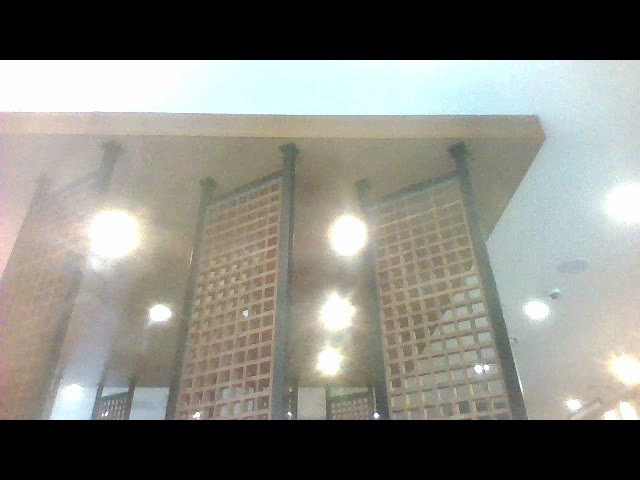
//> input picture opencv_ex5/opencv_ex5/background.png, 640 x 480 px
$ ./opencv_ex5   (built with g++ and OpenCV 4)
//> lines starting //> are read from the running program, lines starting //| are printed output that depends on the picture; after the words box and inside, x2 and y2 are one past the last pixel; in counts of white or black regions, pixels touching at a corner belong together
/*
// 블렌딩

#include <opencv2/opencv.hpp>
#include <iostream>

using namespace cv;
using namespace std;

int main()
{
    Mat img1, img2;

    double alpha = 0.0;
    double beta = 1.0;

    while (alpha <= 1.0)
    {
        img1 = imread("beach.png", IMREAD_COLOR);
        img2 = imread("cat.png", IMREAD_COLOR);

        Mat dst;
        addWeighted(img1, alpha, img2, beta, 0, dst);       // 블랜딩

        cout << alpha << " " << beta << endl;

        imshow("dst", dst);
        waitKey(0);

        alpha = alpha + 0.1;
        beta = beta - 0.1;
    }

    return 0;
}

*/

///*
// 차영상

#include <opencv2/opencv.hpp>

using namespace cv;

int main()
{
    Mat img_background, img_object;
    img_background = imread("background.png", IMREAD_GRAYSCALE);
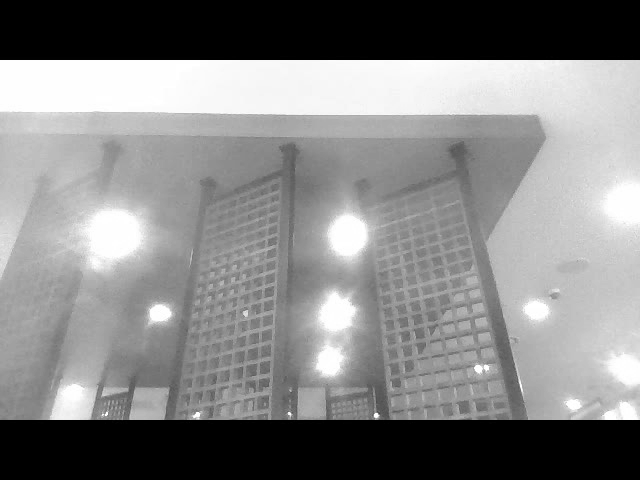
//> img_background: 480 rows x 640 cols, CV_8UC1; min 0, max 255, mean 132.5
    img_object = imread("object.png", IMREAD_GRAYSCALE);
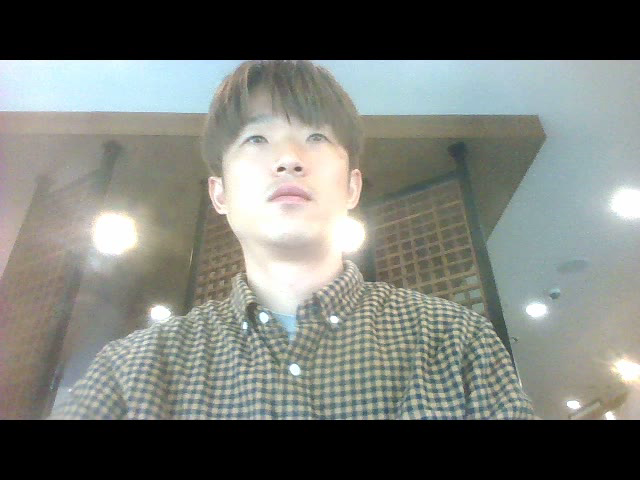
//> input picture opencv_ex5/opencv_ex5/object.png, 640 x 480 px
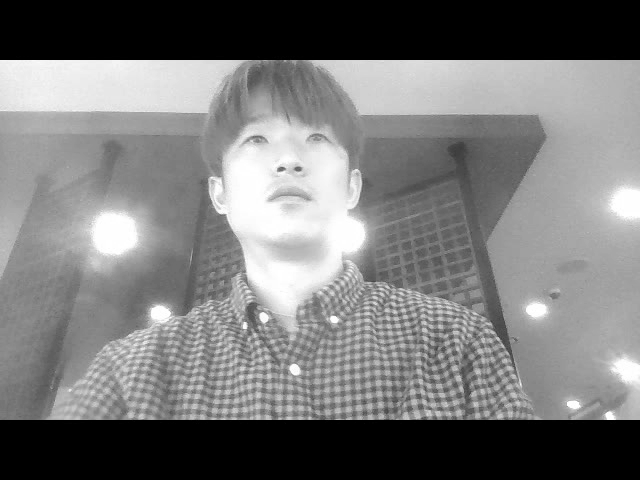
//> img_object: 480 rows x 640 cols, CV_8UC1; min 0, max 255, mean 120.1

    Mat img_sub;
    subtract(img_object, img_background, img_sub);          // 차영상 생성
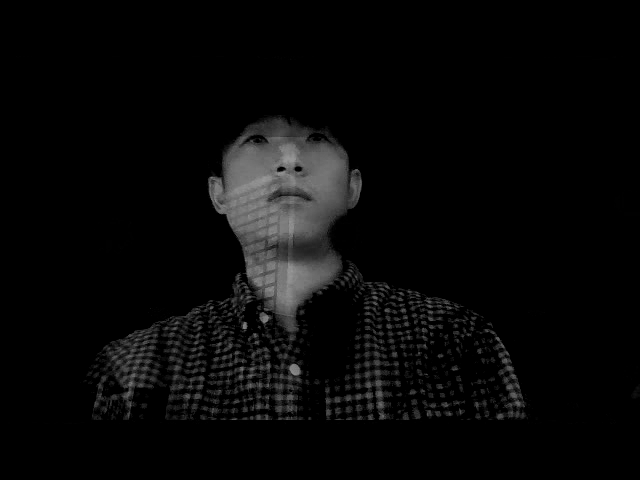
//> img_sub: 480 rows x 640 cols, CV_8UC1; min 0, max 155, mean 8.6

    Mat img_binary;
    threshold(img_sub, img_binary, 50, 255, THRESH_BINARY);
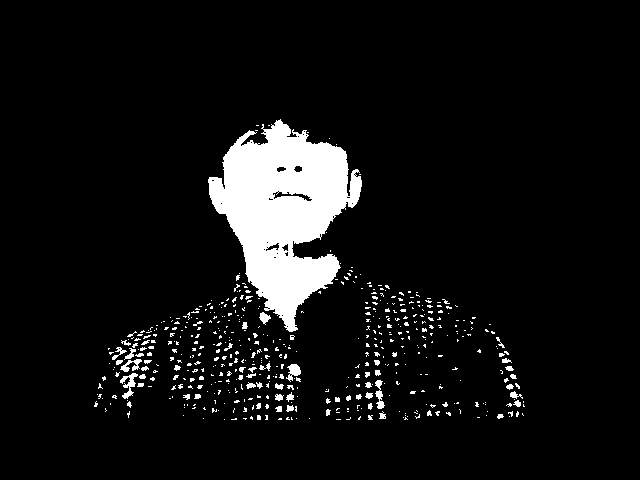
//> img_binary: 480 rows x 640 cols, CV_8UC1; 7.3% white; 530 white regions (473 under 20 px), largest, box (x1, y1, x2, y2) and area: (208, 119, 362, 332) 17250, (120, 373, 138, 399) 196, (286, 364, 301, 382) 147

    imshow("background", img_background);
    imshow("object", img_object);
    imshow("sub", img_sub);
    imshow("binary", img_binary);
    waitKey(0);

    return 0;
}

//*/

/*
// 이미지 비트 연산

#include <opencv2/opencv.hpp>

using namespace cv;

int main()
{
    Mat img_logo, img_background;
    img_logo = imread("logo.png", IMREAD_COLOR);
    img_background = imread("sky.png", IMREAD_COLOR);

    Mat img_gray;                                           // 로고 이미지 grayscale 변환
    cvtColor(img_logo, img_gray, COLOR_BGR2GRAY);

    Mat img_mask;                                           // 로고 이미지 이진화
    threshold(img_gray, img_mask, 200, 255, THRESH_BINARY);

    Mat img_mask_inv;                                       // 이진화된 로고 이미지 반전
    bitwise_not(img_mask, img_mask_inv);

    int height = img_logo.rows;
    int width = img_logo.cols;

    Mat img_roi(img_background, Rect(0, 0, width, height));

    Mat img1, img2;
    bitwise_and(img_logo, img_logo, img1, img_mask_inv);    // 로고 이미지에서 배경 제거
    bitwise_and(img_roi, img_roi, img2, img_mask);          // 배경 이미지에서 로고 영역 제거

    Mat dst;
    add(img1, img2, dst);                                   // 두 이미지 합성

    dst.copyTo(img_background(Rect(0, 0, width, height)));  // 배경 이미지에 합성 이미지 카피

    imshow("background", img_background);
    // imshow("logo", img_logo);
    // imshow("img_mask_inv", img_mask_inv);
    // imshow("img_mask", img_mask);
    // imshow("img1", img1);
    // imshow("img2", img2);
    // imshow("dst", dst);
    waitKey(0);
}

*/

/*
// 관심 영역 설정

#include <opencv2/opencv.hpp>

using namespace cv;

int main()
{
    Mat img_color;
    img_color = imread("green.png", IMREAD_COLOR);

    int height = img_color.rows;
    int width = img_color.cols;

    int center_x = (int)width * 0.5;
    int center_y = (int)height * 0.5;

    Mat img_roi;                                            // 관심 영역 이미지 생성
    img_roi = img_color(Rect(center_x - 100, center_y - 100, 200, 200)).clone();

    Mat img_gray;
    cvtColor(img_roi, img_gray, COLOR_BGR2GRAY);
    Mat img_edge;
    Canny(img_gray, img_edge, 100, 300);

    cvtColor(img_edge, img_edge, COLOR_GRAY2BGR);

    img_edge.copyTo(img_color(Rect(center_x - 100, center_y - 100, 200, 200)));

    imshow("COLOR", img_color);
    imshow("ROI", img_roi);
    waitKey(0);

    destroyAllWindows();
}

*/
